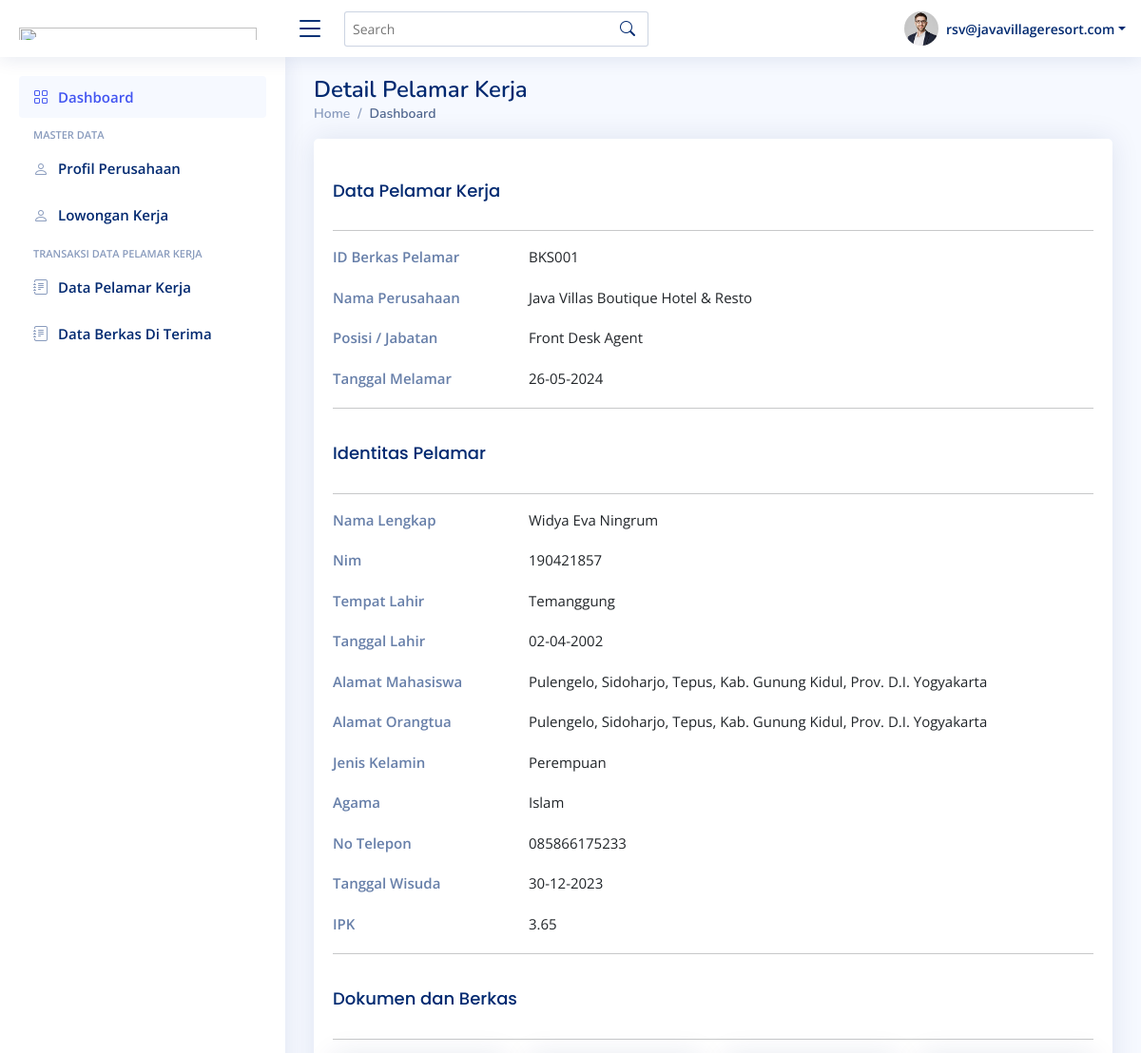
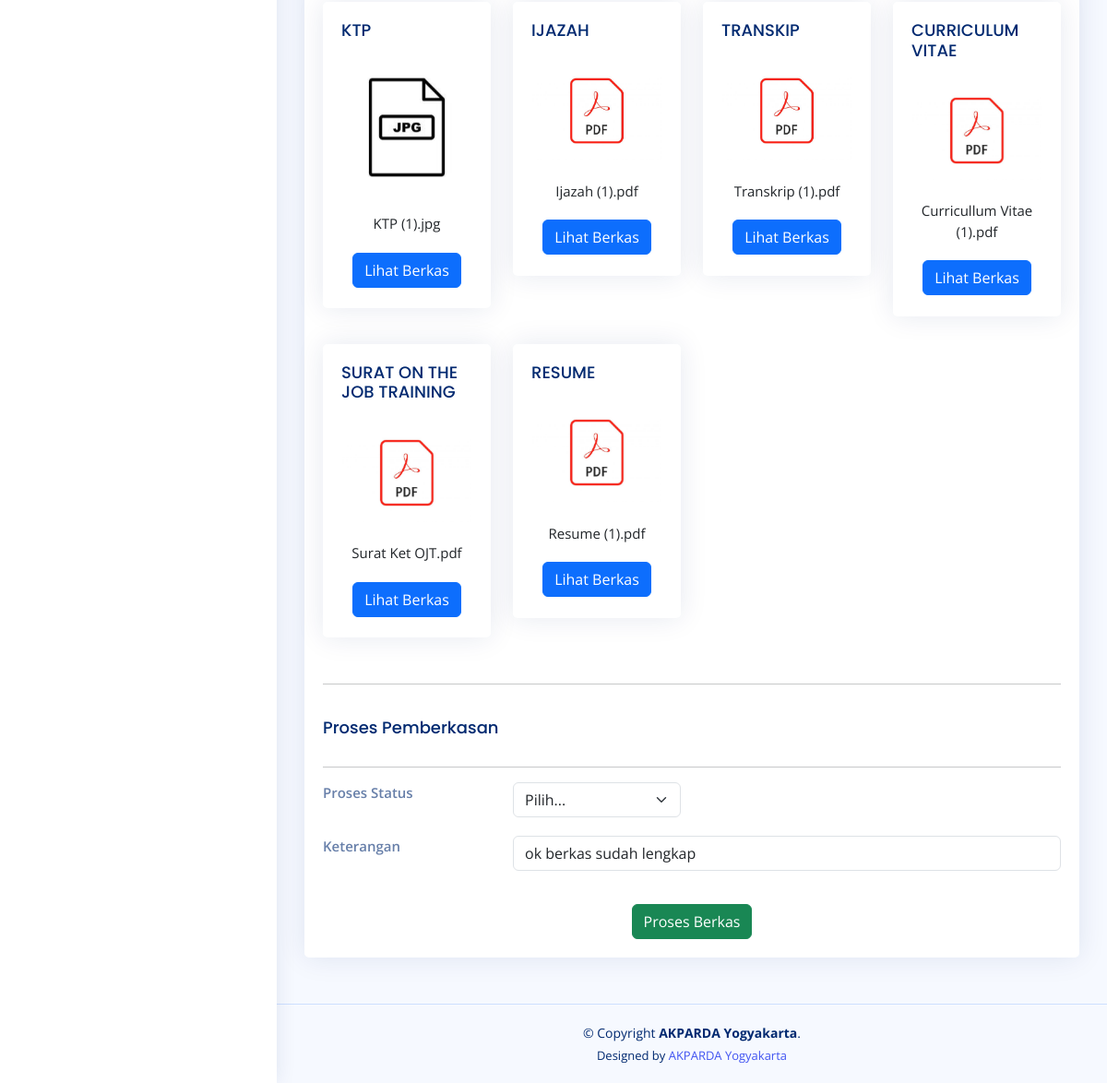
/Perusahaan/data_pelamar_view.php?id_berkas=BKS001 (signed in), run on the app's committed database (2 pictures, top to bottom).
### tables this page shows
CREATE TABLE `tb_perusahaan` (
  `id_perusahaan` tinyint(6) NOT NULL,
  `tanggal_daftar` date NOT NULL,
  `nama_perusahaan` varchar(100) NOT NULL,
  `bidang_usaha` varchar(100) NOT NULL,
  `deskripsi_bidang` mediumtext NOT NULL,
  `alamat` mediumtext NOT NULL,
  `email_perusahaan` varchar(100) NOT NULL,
  `telepon` varchar(20) NOT NULL,
  `website` varchar(50) NOT NULL,
  `username` varchar(50) NOT NULL,
  `password` char(32) NOT NULL,
  `status` enum('Aktif','Pending','') NOT NULL
);

CREATE TABLE `tb_berkas_pelamar` (
  `id_berkas` varchar(11) NOT NULL,
  `nim` int(11) NOT NULL,
  `tanggal_apply` date NOT NULL,
  `id_lowongan` int(11) NOT NULL,
  `id_perusahaan` tinyint(6) NOT NULL,
  `ktp` varchar(100) NOT NULL,
  `ijazah` varchar(100) NOT NULL,
  `transkip` varchar(100) NOT NULL,
  `CV` varchar(100) NOT NULL,
  `surat_OJT` varchar(100) NOT NULL,
  `resume` varchar(100) NOT NULL,
  `status_berkas` enum('Menunggu','Di Terima','Di Tolak','') NOT NULL,
  `keterangan` mediumtext NOT NULL
);

CREATE TABLE `tb_lowongan` (
  `id_lowongan` int(11) NOT NULL,
  `id_perusahaan` tinyint(6) NOT NULL,
  `judul` varchar(100) NOT NULL,
  `posisi` varchar(50) NOT NULL,
  `benefit` varchar(50) NOT NULL,
  `tanggal_buat` date NOT NULL,
  `tanggal_berakhir` date NOT NULL,
  `deskripsi` mediumtext NOT NULL,
  `lokasi` varchar(100) NOT NULL,
  `photos` text NOT NULL,
  `status_lowker` enum('Aktif','Expired','','') NOT NULL
);

CREATE TABLE `tb_alumni` (
  `nim` int(11) NOT NULL,
  `nama_lengkap` varchar(100) NOT NULL,
  `tempat_lahir` varchar(50) NOT NULL,
  `tanggal_lahir` date NOT NULL,
  `jenis_kelamin` enum('Laki-Laki','Perempuan','','') NOT NULL,
  `agama` enum('Islam','Kristen','Katholik','Hindu','Budha') NOT NULL,
  `nama_orangtua` varchar(100) NOT NULL,
  `alamat_orangtua` mediumtext NOT NULL,
  `alamat_mahasiswa` mediumtext NOT NULL,
  `no_telepon` char(13) NOT NULL,
  `email` varchar(100) NOT NULL,
  `password` char(32) NOT NULL,
  `judul_TA` mediumtext NOT NULL,
  `dosen_pembimbing_1` varchar(50) NOT NULL,
  `dosen_pembimbing_2` varchar(50) NOT NULL,
  `total_sks` int(11) NOT NULL,
  `tanggal_wisuda` date NOT NULL,
  `ipk` varchar(20) NOT NULL
);

### Perusahaan/data_pelamar_view.php (the view, shortened to what the rows shown need)
<?php
include 'header.php';
?>
  <main id="main" class="main">
    <div class="pagetitle">
      <h1>Detail Pelamar Kerja</h1>
    </div>
    <section class="section profile">
      <div class="row">
        <div class="col-xl-12">
          <div class="card">
            <div class="card-body pt-3">
              <div class="tab-content pt-2">
                 <form action="data_pelamar_proses.php" class="row g-3" method="post" enctype="multipart/form-data">
                  <?php
    if(isset($_GET['id_berkas'])){
        $id   =$_GET['id_berkas'];
    }
    else {
        die ("Tidak ada data!");
    }
    include "../db/koneksi.php";
    $query          =mysqli_query($con, "SELECT * from tb_berkas_pelamar
LEFT JOIN tb_alumni ON tb_berkas_pelamar.nim=tb_alumni.nim
LEFT JOIN tb_lowongan ON tb_berkas_pelamar.id_lowongan=tb_lowongan.id_lowongan
LEFT JOIN tb_perusahaan ON tb_berkas_pelamar.id_perusahaan=tb_perusahaan.id_perusahaan WHERE id_berkas='$id'");
    $row         =mysqli_fetch_array($query);
    ?>
                <div class="tab-pane fade show active profile-overview" id="profile-overview">
                   <div class="row">
                    <div class="col-lg-3 col-md-4 label ">ID Berkas Pelamar</div>
                    <div class="col-lg-9 col-md-8"><?php echo $row['id_berkas']; ?></div>
                  </div>
                  <div class="row">
                    <div class="col-lg-3 col-md-4 label ">Nama Perusahaan</div>
                    <div class="col-lg-9 col-md-8"><?php echo $row['nama_perusahaan']; ?></div>
                  </div>
                   <div class="row">
                    <div class="col-lg-3 col-md-4 label ">Posisi / Jabatan</div>
                    <div class="col-lg-9 col-md-8"><?php echo $row['posisi']; ?></div>
                  </div>
                  <div class="row">
                    <div class="col-lg-3 col-md-4 label ">Tanggal Melamar</div>
                    <div class="col-lg-9 col-md-8"><?php echo date('d-m-Y', strtotime($row["tanggal_apply"]));?></div>
                  </div>
                   <div class="row">
                    <div class="col-lg-3 col-md-4 label ">Nama Lengkap</div>
                    <div class="col-lg-9 col-md-8"><?php  echo $row['nama_lengkap']; ?></div>
                  </div>
                  <div class="row">
                    <div class="col-lg-3 col-md-4 label">Nim</div>
                    <div class="col-lg-9 col-md-8"><?php  echo $row['nim']; ?></div>
                  </div>
                  <div class="row">
                    <div class="col-lg-3 col-md-4 label">Tempat Lahir</div>
                    <div class="col-lg-9 col-md-8"><?php  echo $row['tempat_lahir']; ?></div>
                  </div>
                  <div class="row">
                    <div class="col-lg-3 col-md-4 label">Tanggal Lahir</div>
                    <div class="col-lg-9 col-md-8"><?php echo date('d-m-Y', strtotime($row["tanggal_lahir"]));?></div>
                  </div>
                  <div class="row">
                    <div class="col-lg-3 col-md-4 label">Alamat Mahasiswa</div>
                    <div class="col-lg-9 col-md-8"><?php  echo $row['alamat_mahasiswa']; ?></div>
                  </div>
                  <div class="row">
                    <div class="col-lg-3 col-md-4 label">Alamat Orangtua</div>
                    <div class="col-lg-9 col-md-8"><?php  echo $row['alamat_orangtua']; ?></div>
                  </div>
                   <div class="row">
                    <div class="col-lg-3 col-md-4 label">Jenis Kelamin</div>
                    <div class="col-lg-9 col-md-8"><?php  echo $row['jenis_kelamin']; ?></div>
                  </div>
                   <div class="row">
                    <div class="col-lg-3 col-md-4 label">Agama</div>
                    <div class="col-lg-9 col-md-8"><?php  echo $row['agama']; ?></div>
                  </div>
                   <div class="row">
                    <div class="col-lg-3 col-md-4 label">No Telepon</div>
                    <div class="col-lg-9 col-md-8"><?php  echo $row['no_telepon']; ?></div>
                  </div>
                   <div class="row">
                    <div class="col-lg-3 col-md-4 label">Tanggal Wisuda</div>
                    <div class="col-lg-9 col-md-8"><?php echo date('d-m-Y', strtotime($row["tanggal_wisuda"]));?></div>
                  </div>
                  <div class="row">
                    <div class="col-lg-3 col-md-4 label">IPK</div>
                    <div class="col-lg-9 col-md-8"><?php  echo $row['ipk']; ?></div>
                  </div>
                   <div class="row">
        <div class="col-lg-3">
          <div class="card">
            <div class="card-body">
              <div id="carouselExampleSlidesOnly" class="carousel slide" data-bs-ride="carousel">
                <br>
                   <center><span><?php echo $row['ktp']; ?></span></center>
              </div>
            </div>
          <br>
        </div>
        </div>
        <div class="col-lg-3">
          <div class="card">
            <div class="card-body">
              <div id="carouselExampleSlidesOnly" class="carousel slide" data-bs-ride="carousel">
                 <br>
                   <center><span><?php echo $row['ijazah']; ?></span></center>
              </div>
            </div>
          <br>
          </div>
        </div>
        <div class="col-lg-3">
          <div class="card">
            <div class="card-body">
              <div id="carouselExampleSlidesOnly" class="carousel slide" data-bs-ride="carousel">
                 <br>
                   <center><span><?php echo $row['transkip']; ?></span></center>
              </div>
            </div>
          <br>
          </div>
        </div>
        <div class="col-lg-3">
          <div class="card">
            <div class="card-body">
              <div id="carouselExampleSlidesOnly" class="carousel slide" data-bs-ride="carousel">
                 <br>
                   <center><span><?php echo $row['CV']; ?></span></center>
              </div>
            </div>
          <br>
          </div>
        </div>
        <div class="col-lg-3">
          <div class="card">
            <div class="card-body">
              <div id="carouselExampleSlidesOnly" class="carousel slide" data-bs-ride="carousel">
                 <br>
                   <center><span><?php echo $row['surat_OJT']; ?></span></center>
              </div>
            </div>
          <br>
          </div>
        </div>
        <div class="col-lg-3">
          <div class="card">
            <div class="card-body">
              <div id="carouselExampleSlidesOnly" class="carousel slide" data-bs-ride="carousel">
                 <br>
                   <center><span><?php echo $row['resume']; ?></span></center>
              </div>
            </div>
         <br>
      </div>
    </div>
  </div>
                  <div class="row">
                    <div class="col-lg-9 col-md-8"><input type="text" class="form-control" name="keterangan" id="inputEmail5" value="<?php echo $row['keterangan']; ?>"></div>
                  </div>
                </div>
              </form>
            </div>
          </div>
        </div>
      </div>
    </div>
  </section>
</main>
<?php
include 'footer.php';
?>

### Perusahaan/header.php (shortened to what the rows shown need)
<!DOCTYPE html>
<html lang="en">
<head>
  <link href="assets/vendor/bootstrap/css/bootstrap.min.css" rel="stylesheet">
  <link href="assets/vendor/bootstrap-icons/bootstrap-icons.css" rel="stylesheet">
  <link href="assets/vendor/boxicons/css/boxicons.min.css" rel="stylesheet">
  <link href="assets/vendor/quill/quill.snow.css" rel="stylesheet">
  <link href="assets/vendor/quill/quill.bubble.css" rel="stylesheet">
  <link href="assets/vendor/remixicon/remixicon.css" rel="stylesheet">
  <link href="assets/vendor/simple-datatables/style.css" rel="stylesheet">
  <link href="assets/css/style.css" rel="stylesheet">
</head>
<?php
include '../db/koneksi.php';
$sql=mysqli_query($con, "SELECT * FROM tb_perusahaan where email_perusahaan='$_SESSION[useridd]'");
$VarData=mysqli_fetch_array($sql);
?>
<body>
  <header id="header" class="header fixed-top d-flex align-items-center">
    <div class="d-flex align-items-center justify-content-between">
      <a href="index.html" class="logo d-flex align-items-center">
         <h1 class="logo me-auto"><img src="../images/iconlog.png" alt="" class="img-fluid" width="250px;" height="80px;"></h1>
      </a>
    </div>
    <nav class="header-nav ms-auto">
      <ul class="d-flex align-items-center">
        <li class="nav-item dropdown pe-3">
          <a class="nav-link nav-profile d-flex align-items-center pe-0" href="#" data-bs-toggle="dropdown">
            <img src="assets/img/profile-img.jpg" alt="Profile" class="rounded-circle">
            <span class="d-none d-md-block dropdown-toggle ps-2"><?php echo $VarData['email_perusahaan']; ?></span>
          </a>
            <?php
          if(!isset($_SESSION['useridd'])){
            ?>
             <?php
          }else{
            ?>
      </li>
       <?php
          }
          ?>
    </ul>
  </nav>
  </header>
</body>
</html>

### data on the page
tb_perusahaan: email_perusahaan "rsv@javavillageresort.com"
tb_berkas_pelamar: id_berkas "BKS001", id_perusahaan.nama_perusahaan "Java Villas Boutique Hotel & Resto", id_lowongan.posisi "Front Desk Agent", tanggal_apply "26-05-2024", nim.nama_lengkap "Widya Eva Ningrum", nim.nim "190421857", nim.tempat_lahir "Temanggung", nim.tanggal_lahir "02-04-2002", nim.alamat_mahasiswa "Pulengelo, Sidoharjo, Tepus, Kab. Gunung Kidul, Prov. D.I. Yogyakarta", nim.alamat_orangtua "Pulengelo, Sidoharjo, Tepus, Kab. Gunung Kidul, Prov. D.I. Yogyakarta", nim.jenis_kelamin "Perempuan", nim.agama "Islam", nim.no_telepon "085866175233", nim.tanggal_wisuda "30-12-2023", nim.ipk "3.65", ktp "KTP (1).jpg", ijazah "Ijazah (1).pdf", transkip "Transkrip (1).pdf", CV "Curricullum Vitae (1).pdf", surat_OJT "Surat Ket OJT.pdf", resume "Resume (1).pdf", keterangan "ok berkas sudah lengkap"
